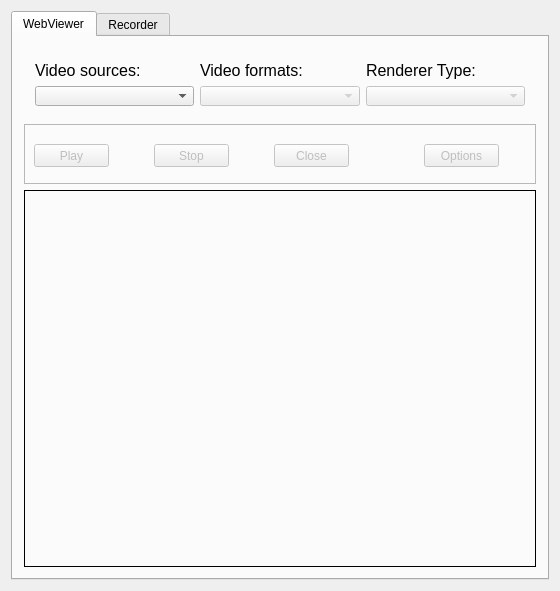
<?xml version="1.0" encoding="UTF-8"?>
<ui version="4.0">
 <class>Widget</class>
 <widget class="QWidget" name="Widget">
  <property name="geometry">
   <rect>
    <x>0</x>
    <y>0</y>
    <width>558</width>
    <height>591</height>
   </rect>
  </property>
  <property name="windowTitle">
   <string>Widget</string>
  </property>
  <layout class="QHBoxLayout" name="horizontalLayout">
   <item>
    <widget class="QTabWidget" name="tabWidget">
     <property name="currentIndex">
      <number>0</number>
     </property>
     <widget class="QWidget" name="tab">
      <property name="minimumSize">
       <size>
        <width>534</width>
        <height>400</height>
       </size>
      </property>
      <property name="maximumSize">
       <size>
        <width>534</width>
        <height>16777215</height>
       </size>
      </property>
      <attribute name="title">
       <string>WebViewer</string>
      </attribute>
      <layout class="QHBoxLayout" name="horizontalLayout_3">
       <property name="sizeConstraint">
        <enum>QLayout::SetMaximumSize</enum>
       </property>
       <item>
        <layout class="QVBoxLayout" name="verticalLayout">
         <item>
          <widget class="QWidget" name="widget" native="true">
           <property name="maximumSize">
            <size>
             <width>16777215</width>
             <height>70</height>
            </size>
           </property>
           <layout class="QVBoxLayout" name="verticalLayout_5">
            <item>
             <layout class="QHBoxLayout" name="horizontalLayout_2">
              <property name="sizeConstraint">
               <enum>QLayout::SetMinimumSize</enum>
              </property>
              <item>
               <layout class="QVBoxLayout" name="verticalLayout_2">
                <property name="sizeConstraint">
                 <enum>QLayout::SetMinimumSize</enum>
                </property>
                <item>
                 <widget class="QLabel" name="label">
                  <property name="maximumSize">
                   <size>
                    <width>16777215</width>
                    <height>20</height>
                   </size>
                  </property>
                  <property name="font">
                   <font>
                    <pointsize>12</pointsize>
                   </font>
                  </property>
                  <property name="text">
                   <string>Video sources:</string>
                  </property>
                 </widget>
                </item>
                <item>
                 <widget class="QComboBox" name="mVideoSourcesComboBox">
                  <property name="maximumSize">
                   <size>
                    <width>16777215</width>
                    <height>20</height>
                   </size>
                  </property>
                 </widget>
                </item>
               </layout>
              </item>
              <item>
               <layout class="QVBoxLayout" name="verticalLayout_3">
                <property name="sizeConstraint">
                 <enum>QLayout::SetMinimumSize</enum>
                </property>
                <item>
                 <widget class="QLabel" name="label_2">
                  <property name="maximumSize">
                   <size>
                    <width>16777215</width>
                    <height>20</height>
                   </size>
                  </property>
                  <property name="font">
                   <font>
                    <pointsize>12</pointsize>
                   </font>
                  </property>
                  <property name="text">
                   <string>Video formats:</string>
                  </property>
                 </widget>
                </item>
                <item>
                 <widget class="QComboBox" name="mMediaTypeComboBox">
                  <property name="enabled">
                   <bool>false</bool>
                  </property>
                  <property name="maximumSize">
                   <size>
                    <width>16777215</width>
                    <height>20</height>
                   </size>
                  </property>
                 </widget>
                </item>
               </layout>
              </item>
              <item>
               <layout class="QVBoxLayout" name="verticalLayout_4">
                <property name="sizeConstraint">
                 <enum>QLayout::SetMinimumSize</enum>
                </property>
                <item>
                 <widget class="QLabel" name="label_3">
                  <property name="maximumSize">
                   <size>
                    <width>16777215</width>
                    <height>20</height>
                   </size>
                  </property>
                  <property name="font">
                   <font>
                    <pointsize>12</pointsize>
                   </font>
                  </property>
                  <property name="text">
                   <string>Renderer Type:</string>
                  </property>
                 </widget>
                </item>
                <item>
                 <widget class="QComboBox" name="mRenderTypeComboBox">
                  <property name="enabled">
                   <bool>false</bool>
                  </property>
                  <property name="maximumSize">
                   <size>
                    <width>16777215</width>
                    <height>20</height>
                   </size>
                  </property>
                 </widget>
                </item>
               </layout>
              </item>
             </layout>
            </item>
           </layout>
          </widget>
         </item>
         <item>
          <widget class="QFrame" name="mControlFrame">
           <property name="enabled">
            <bool>true</bool>
           </property>
           <property name="maximumSize">
            <size>
             <width>16777215</width>
             <height>60</height>
            </size>
           </property>
           <property name="frameShape">
            <enum>QFrame::StyledPanel</enum>
           </property>
           <property name="frameShadow">
            <enum>QFrame::Raised</enum>
           </property>
           <widget class="QPushButton" name="mPlayPausePushButton">
            <property name="enabled">
             <bool>false</bool>
            </property>
            <property name="geometry">
             <rect>
              <x>10</x>
              <y>20</y>
              <width>75</width>
              <height>23</height>
             </rect>
            </property>
            <property name="text">
             <string>Play</string>
            </property>
           </widget>
           <widget class="QPushButton" name="mStopPushButton">
            <property name="enabled">
             <bool>false</bool>
            </property>
            <property name="geometry">
             <rect>
              <x>130</x>
              <y>20</y>
              <width>75</width>
              <height>23</height>
             </rect>
            </property>
            <property name="text">
             <string>Stop</string>
            </property>
           </widget>
           <widget class="QPushButton" name="mClosePushButton">
            <property name="enabled">
             <bool>false</bool>
            </property>
            <property name="geometry">
             <rect>
              <x>250</x>
              <y>20</y>
              <width>75</width>
              <height>23</height>
             </rect>
            </property>
            <property name="text">
             <string>Close</string>
            </property>
           </widget>
           <widget class="QPushButton" name="mOptionsPushButton">
            <property name="enabled">
             <bool>false</bool>
            </property>
            <property name="geometry">
             <rect>
              <x>400</x>
              <y>20</y>
              <width>75</width>
              <height>23</height>
             </rect>
            </property>
            <property name="text">
             <string>Options</string>
            </property>
           </widget>
          </widget>
         </item>
         <item>
          <widget class="QFrame" name="mVideoFrame">
           <property name="frameShape">
            <enum>QFrame::Box</enum>
           </property>
           <property name="frameShadow">
            <enum>QFrame::Plain</enum>
           </property>
           <property name="lineWidth">
            <number>1</number>
           </property>
          </widget>
         </item>
        </layout>
       </item>
      </layout>
     </widget>
     <widget class="QWidget" name="tab_2">
      <attribute name="title">
       <string>Recorder</string>
      </attribute>
     </widget>
    </widget>
   </item>
  </layout>
 </widget>
 <layoutdefault spacing="6" margin="11"/>
 <resources/>
 <connections/>
</ui>
